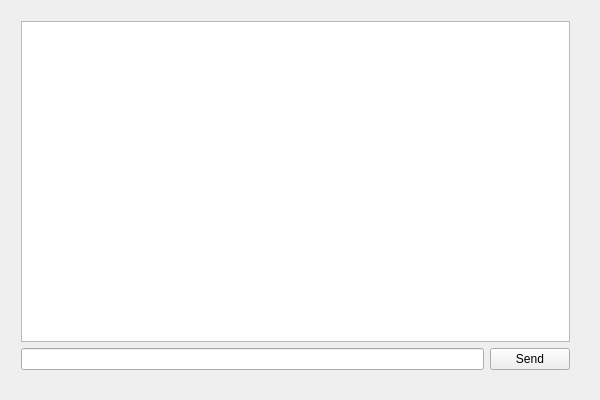
<?xml version="1.0" encoding="UTF-8"?>
<ui version="4.0">
 <class>GUIClass</class>
 <widget class="QWidget" name="GUIClass">
  <property name="geometry">
   <rect>
    <x>0</x>
    <y>0</y>
    <width>600</width>
    <height>400</height>
   </rect>
  </property>
  <property name="windowTitle">
   <string>GUI</string>
  </property>
  <widget class="QWidget" name="">
   <property name="geometry">
    <rect>
     <x>10</x>
     <y>10</y>
     <width>571</width>
     <height>371</height>
    </rect>
   </property>
   <layout class="QVBoxLayout" name="verticalLayout">
    <item>
     <widget class="QListWidget" name="listWidget"/>
    </item>
    <item>
     <layout class="QHBoxLayout" name="horizontalLayout">
      <item>
       <widget class="QLineEdit" name="textEdit"/>
      </item>
      <item>
       <widget class="QPushButton" name="sendButton">
        <property name="text">
         <string>Send</string>
        </property>
       </widget>
      </item>
     </layout>
    </item>
   </layout>
  </widget>
 </widget>
 <layoutdefault spacing="6" margin="11"/>
 <resources>
  <include location="GUI.qrc"/>
 </resources>
 <connections/>
</ui>
